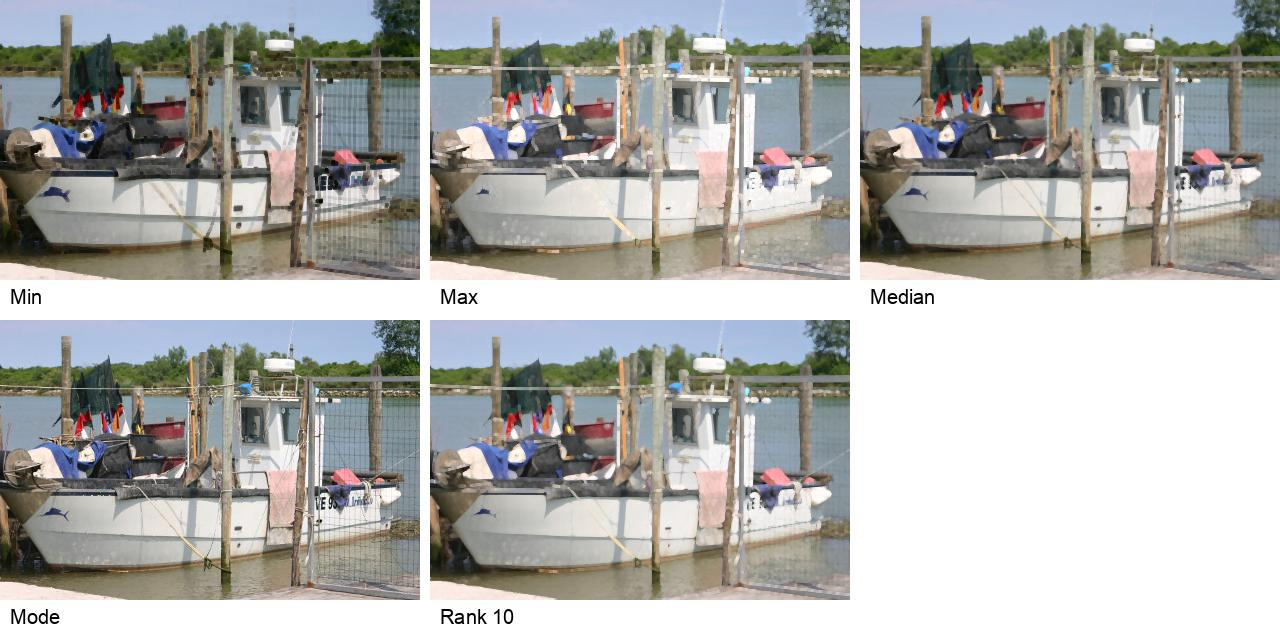

The script that saved this image:
# Author:  Martin McBride
# Created: 2021-05-23
# Copyright (C) 2021, Martin McBride
# License: MIT

# Use the ranking filters.
# Create a final image with all the filters.

from PIL import Image, ImageFilter, ImageDraw, ImageFont

image = Image.open('boat-small.jpg')
min_image = image.filter(ImageFilter.MinFilter())
max_image = image.filter(ImageFilter.MaxFilter())
median_image = image.filter(ImageFilter.MedianFilter())
mode_image = image.filter(ImageFilter.ModeFilter())
rank_image = image.filter(ImageFilter.RankFilter(3, 6))

# Place the images in a grid, with captions
output_image = Image.new('RGB', (1280, 640), 'white')
draw = ImageDraw.Draw(output_image)
font = ImageFont.truetype("Arial.ttf", 20)

x, y = 0, 0
draw.text((x+10, y+285), "Min", font=font, fill=0)
output_image.paste(min_image, (x, y))

x, y = 430, 0
draw.text((x+10, y+285), "Max", font=font, fill=0)
output_image.paste(max_image, (x, y))

x, y = 860, 0
draw.text((x+10, y+285), "Median", font=font, fill=0)
output_image.paste(median_image, (x, y))

x, y = 0, 320
draw.text((x+10, y+285), "Mode", font=font, fill=0)
output_image.paste(mode_image, (x, y))

x, y = 430, 320
draw.text((x+10, y+285), "Rank 10", font=font, fill=0)
output_image.paste(rank_image, (x, y))

output_image.save('imagefilter-rank.jpg')
